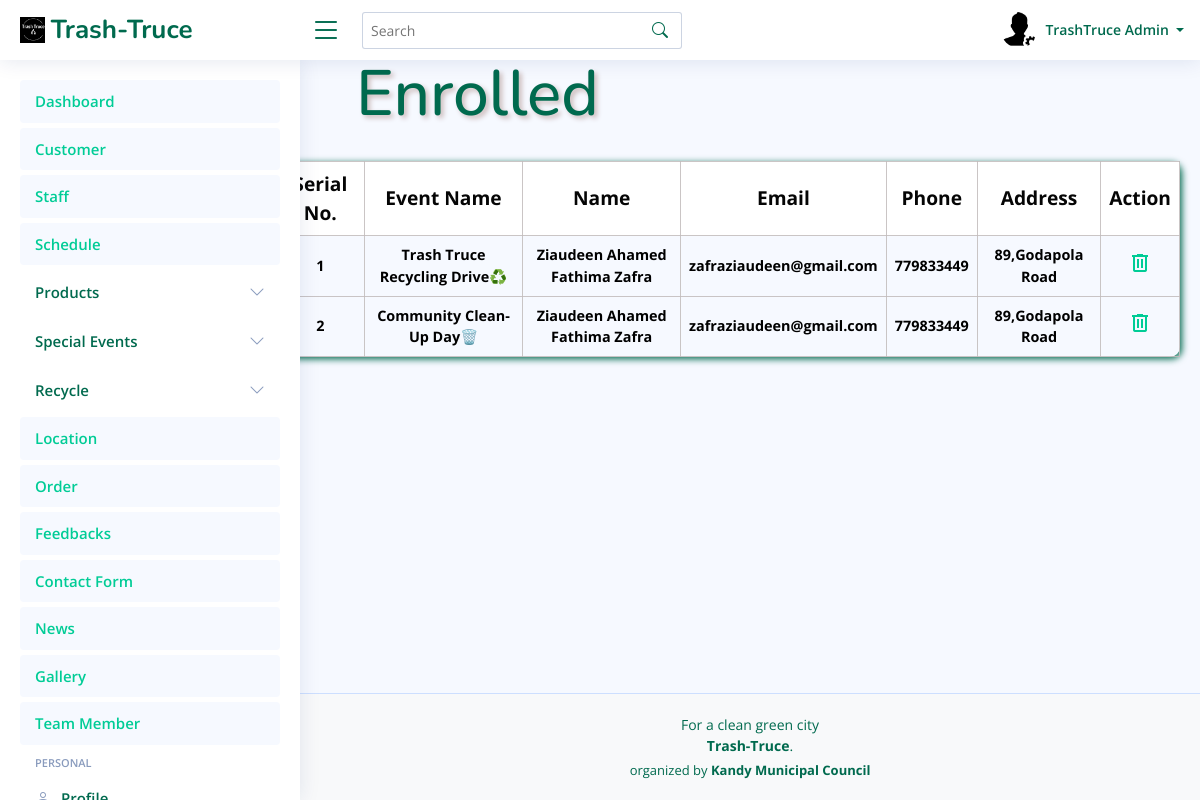
The page /admin_TrashTruce/Enrolled.php (signed in) on the database its author committed.
### tables this page shows
CREATE TABLE `enrollment` (
  `ID` int(11) NOT NULL,
  `e_id` int(11) DEFAULT NULL,
  `name` text NOT NULL,
  `email` text NOT NULL,
  `phone` text NOT NULL,
  `address` text NOT NULL
);

CREATE TABLE `events` (
  `ID` int(11) NOT NULL,
  `Name` text NOT NULL,
  `Image` text NOT NULL,
  `Description` text NOT NULL,
  `Location` text NOT NULL,
  `Date` text NOT NULL,
  `Time` text NOT NULL
);

### FO/admin.php (called while the page is built, shortened)
<?php
class admin
{
    public static function GetAdmin($ID)
    {
        try {
            $query = "SELECT `ID`, `Full_Name`, `Image`, `About`, `Job`, `Address`, `Phone`, `Email`, `password` FROM `admin` WHERE `ID` = :ID ";
            $conn = Conn::GetConnection();
            $st = $conn->prepare($query);
            $st->bindValue(":ID", $ID, PDO::PARAM_INT);
            $st->execute();
            $r = $st->fetch(PDO::FETCH_ASSOC);
            if ($r) {
                $admin = new admin();
                $admin->ID = $r['ID'];
                $admin->fullname = $r['Full_Name'];
                $admin->image = $r['Image'];
                $admin->about = $r['About'];
                $admin->job = $r['Job'];
                $admin->address = $r['Address'];
                $admin->phone = $r['Phone'];
                $admin->email = $r['Email'];
                $admin->password = $r['password'];
                return $admin;
            }
            return null;
        } catch (Exception $th) {
            throw $th;
        }
    }
}
?>

### FO/events.php (called while the page is built, shortened)
<?php
class events
{
public static function GetEnrolled()
{
    try {
        $query = "SELECT e.ID AS enrollment_id, e.e_id, e.name, e.email, e.phone, e.address, ev.Name AS event_name
                  FROM `enrollment` e
                  INNER JOIN `events` ev ON e.e_id = ev.ID";
        $conn = Conn::GetConnection();
        $result = $conn->query($query);
        $enrollments = array();
        foreach ($result->fetchAll() as $r) {
            $enrollment = new events();
            $enrollment->ID = $r['enrollment_id'];
            $enrollment->ee_id = $r["e_id"];
            $enrollment->ename = $r['name'];
            $enrollment->eemail = $r['email'];
            $enrollment->ephone = $r['phone'];
            $enrollment->eaddress = $r['address'];
            $enrollment->event_name = $r['event_name'];
            array_push($enrollments, $enrollment);
        }
        return $enrollments;
    } catch (Exception $th) {
        throw $th;
    }
}
}

### admin_TrashTruce/Enrolled.php (the view, shortened to what this page needs)
<?php
include('../FO/events.php');
$enrollments = events::GetEnrolled();
?>
<!DOCTYPE html>
<html lang="en">
<head>
    <link rel="stylesheet" href="assets/css/View.css">
</head>
<body>
    <div>
       <?php include "Header.php";
if (isset($_GET['search']) && !empty($_GET['search'])) {
    $search = $_GET['search'];
    $enrollments = events::SearchEnrollments($search);
} else {
    $enrollments = events::GetEnrolled();
} ?>
    </div>
    <div class="main">
        <div class="colorbar">
          <h1>Enrolled</h1>
        </div>
        <div class="intro">
            <table>
                <tr>
                    <th>Serial No.</th>
                    <th>Event Name</th>
                    <th>Name</th>
                    <th>Email</th>
                    <th>Phone</th>
                    <th>Address</th>
                    <th>Action</th>
                </tr>
                <?php if (count($enrollments) > 0): ?>
                <?php foreach ($enrollments as $index => $enrollment): ?>
                    <tr>
                        <td><?php echo $index + 1; ?></td>
                        <td><?php echo $enrollment->event_name; ?></td>
                        <td><?php echo $enrollment->ename; ?></td>
                        <td><?php echo $enrollment->eemail; ?></td>
                        <td><?php echo $enrollment->ephone; ?></td>
                        <td><?php echo $enrollment->eaddress; ?></td>
                        <td>
                            <a href="deleteEnrolled.php?id=<?php echo $enrollment->ID; ?>" onclick="return confirm('Are you sure you want to delete this Enrollment?');">
                                <span class="material-symbols-outlined">delete</span>
                            </a>
                        </td>
                    </tr>
                    <?php endforeach; ?>
                <?php else: ?>
                    <tr>
                        <td colspan="7">No Enrollment details found.</td>
                    </tr>
                <?php endif; ?>
            </table>
        </div>
    </div>
    <div>
    </div>
</body>
</html>

### admin_TrashTruce/Header.php (shortened to what this page needs)
<?php
include_once('../FO/admin.php');
?>
<!DOCTYPE html>
<html lang="en">
<head>
  <link href="assets/vendor/bootstrap/css/bootstrap.min.css" rel="stylesheet">
  <link href="assets/vendor/bootstrap-icons/bootstrap-icons.css" rel="stylesheet">
  <link href="assets/vendor/boxicons/css/boxicons.min.css" rel="stylesheet">
  <link href="assets/vendor/quill/quill.snow.css" rel="stylesheet">
  <link href="assets/vendor/quill/quill.bubble.css" rel="stylesheet">
  <link href="assets/vendor/remixicon/remixicon.css" rel="stylesheet">
  <link href="assets/vendor/simple-datatables/style.css" rel="stylesheet">
  <link href="assets/css/style.css" rel="stylesheet">
</head>
<body>
  <header id="header" class="header fixed-top d-flex align-items-center">
    <div class="d-flex align-items-center justify-content-between">
      <a href="index.html" class="logo d-flex align-items-center">
        <img src="assets/img/Untitled 1 (1).png" alt="">
        <span class="d-none d-lg-block">Trash-Truce</span>
      </a>
      <i class="bi bi-list toggle-sidebar-btn"></i>
    </div>
    <div class="search-bar">
      <form class="search-form d-flex align-items-center" method="GET" action="">
        <input type="text" name="search" placeholder="Search" value="<?php echo isset($_GET['search']) ? htmlspecialchars($_GET['search']) : ''; ?>" title="Enter search keyword">
        <button type="submit" title="Search"><i class="bi bi-search"></i></button>
      </form>
  </div>
    <nav class="header-nav ms-auto">
      <ul class="d-flex align-items-center">
        <li class="nav-item dropdown pe-3">
    <a class="nav-link nav-profile d-flex align-items-center pe-0" href="#" data-bs-toggle="dropdown">
        <?php
        $adminID = 1;
        $admin = admin::GetAdmin($adminID);
        if ($admin && !empty($admin->image)) {
            echo '<img src="' . $admin->image . '" alt="Profile" class="rounded-circle">';
        } else {
            echo '<img src="assets/img/default-profile-img.jpg" alt="Profile" class="rounded-circle">';
        }
        ?>
        <span class="d-none d-md-block dropdown-toggle ps-2">
            <?php
            if ($admin) {
                echo $admin->fullname;
            } else {
                echo "Admin Name";
            }
            ?>
        </span>
    </a>
        </li>
      </ul>
    </nav>
  </header>
  <aside id="sidebar" class="sidebar">
    <ul class="sidebar-nav" id="sidebar-nav">
      <li class="nav-item">
        <a class="nav-link " href="Dashboard.php">
          <span>Dashboard</span>
        </a>
      </li>
      <li class="nav-item">
        <a class="nav-link " href="Customer.php">
          <span>Customer</span>
        </a>
      </li>
      <li class="nav-item">
        <a class="nav-link " href="Staff.php">
          <span>Staff</span>
        </a>
      </li>
      <li class="nav-item">
        <a class="nav-link " href="Schedule.php">
          <span>Schedule</span>
        </a>
      </li>
      <li class="nav-item">
        <a class="nav-link collapsed" data-bs-target="#components-nav" data-bs-toggle="collapse" href="Products.php">
         <span>Products</span><i class="bi bi-chevron-down ms-auto"></i>
        </a>
      </li>
      <li class="nav-item">
        <a class="nav-link collapsed" data-bs-target="#components-nav" data-bs-toggle="collapse" href="#">
         <span>Special Events</span><i class="bi bi-chevron-down ms-auto"></i>
        </a>
      </li>
      <li class="nav-item">
        <a class="nav-link collapsed" data-bs-target="#components-nav" data-bs-toggle="collapse" href="#">
         <span>Recycle</span><i class="bi bi-chevron-down ms-auto"></i>
        </a>
      </li>
      <li class="nav-item">
        <a class="nav-link " href="Location.php">
          <span>Location</span>
        </a>
      </li>
      <li class="nav-item">
        <a class="nav-link " href="Order.php">
          <span>Order</span>
        </a>
      </li>
      <li class="nav-item">
        <a class="nav-link " href="Feedback.php">
          <span>Feedbacks</span>
        </a>
      </li>
      <li class="nav-item">
        <a class="nav-link " href="ContactUs.php">
          <span>Contact Form</span>
        </a>
      </li>
      <li class="nav-item">
        <a class="nav-link " href="News.php">
          <span>News</span>
        </a>
      </li>
      <li class="nav-item">
        <a class="nav-link " href="Gallery.php">
          <span>Gallery</span>
        </a>
      </li>
      <li class="nav-item">
        <a class="nav-link " href="Team.php">
          <span>Team Member</span>
        </a>
      </li>
      <li class="nav-heading">Personal</li>
      <li class="nav-item">
        <a class="nav-link collapsed" href="Profile.php">
          <i class="bi bi-person"></i>
          <span>Profile</span>
        </a>
      </li>
    </ul>
  </aside>
</body>
</html>

### admin_TrashTruce/assets/css/View.css (style rules this page uses)
body { font-family: "Open Sans", sans-serif; background: #f6f9ff; color: #444444; }
.main { padding: 0; }
.colorbar h1 { color: #006A4E; font-family: "Nunito", sans-serif; padding: 20px; text-shadow: 3px 3px 5px rgb(204, 188, 188); margin-left: 50px; font-size: 4em; margin-left: 28%; margin-top: 3%; }
.intro { margin-top: 0px; margin-left: 23%; margin-right: 20px; }
table { width: 100%; border-collapse: collapse; color: rgb(5, 5, 5); border-radius: 10px; box-shadow: 2px 2px 7px #006A4E; border-radius: 10px; }
table th { border: 1px solid #c2bcbcdd; border-radius: 2px; padding: 8px; text-align: center; font-size: 1.2em; }
table td { border: 1px solid #c2bcbcdd; border-radius: 2px; padding: 8px; text-align: center; color: black; font-size: 0.9em; font-weight: bold; }
table th { background-color:white }

### admin_TrashTruce/assets/css/style.css (style rules this page uses)
:root { scroll-behavior: smooth; }
body { font-family: "Open Sans", sans-serif; background:#f6f9ff; color: #444444; }
a { color: #00cc96; text-decoration: none; }
h1, h2, h3, h4, h5, h6 { font-family: "Nunito", sans-serif; }
.logo { line-height: 1; }
@media (min-width: 1200px) { .logo { width: 280px; } }
.logo img { max-height: 26px; margin-right: 6px; }
.logo span { font-size: 26px; font-weight: 700; color: #006A4E; font-family: "Nunito", sans-serif; }
.header { transition: all 0.5s; z-index: 997; height: 60px; box-shadow: 0px 2px 20px rgba(1, 41, 112, 0.1); background-color: #fff; padding-left: 20px; }
.header .toggle-sidebar-btn { font-size: 32px; padding-left: 10px; cursor: pointer; color: #006A4E; }
.header .search-bar { min-width: 360px; padding: 0 20px; }
.header .search-form { width: 100%; }
.header .search-form input { border: 0; font-size: 14px; color: #006A4E; border: 1px solid rgba(1, 41, 112, 0.2); padding: 7px 38px 7px 8px; border-radius: 3px; transition: 0.3s; width: 100%; }
.header .search-form button { border: 0; padding: 0; margin-left: -30px; background: none; }
.header .search-form button i { color: #006A4E; }
.header-nav ul { list-style: none; }
.header-nav>ul { margin: 0; padding: 0; }
.header-nav .nav-profile { color: #006A4E; }
.header-nav .nav-profile img { max-height: 36px; }
.header-nav .nav-profile span { font-size: 14px; font-weight: 600; }
.sidebar { position: fixed; top: 60px; left: 0; bottom: 0; width: 300px; z-index: 996; transition: all 0.3s; padding: 20px; overflow-y: auto; scrollbar-width: thin; scrollbar-color: #aab7cf transparent; box-shadow: 0px 0px 20px rgba(1, 41, 112, 0.1); background-color: #fff; }
@media (min-width: 1200px) { #main, #footer { margin-left: 300px; } }
.sidebar-nav { padding: 0; margin: 0; list-style: none; }
.sidebar-nav li { padding: 0; margin: 0; list-style: none; }
.sidebar-nav .nav-item { margin-bottom: 5px; }
.sidebar-nav .nav-heading { font-size: 11px; text-transform: uppercase; color: #899bbd; font-weight: 600; margin: 10px 0 5px 15px; }
.sidebar-nav .nav-link { display: flex; align-items: center; font-size: 15px; font-weight: 600; color: #00cc96; transition: 0.3; background: #f6f9ff; padding: 10px 15px; border-radius: 4px; }
.sidebar-nav .nav-link i { font-size: 16px; margin-right: 10px; color: #00cc96; }
.sidebar-nav .nav-link.collapsed { color: #006A4E; background: #fff; }
.sidebar-nav .nav-link.collapsed i { color: #899bbd; }
.sidebar-nav .nav-link .bi-chevron-down { margin-right: 0; transition: transform 0.2s ease-in-out; }
.footer { padding: 20px 0; font-size: 14px; transition: all 0.3s; border-top: 1px solid #cddfff; }
.footer .copyright { text-align: center; color: #006A4E; }
.footer .credits { padding-top: 5px; text-align: center; font-size: 13px; color: #006A4E; }
.logo img { max-width: 100%; height: auto; }

### rows shown on the page
enrollment: events.Name "Trash Truce Recycling Drive♻️", name "Ziaudeen Ahamed Fathima Zafra", email "zafraziaudeen@gmail.com", phone "779833449", address "89,Godapola Road"
enrollment: events.Name "Community Clean-Up Day🗑️", name "Ziaudeen Ahamed Fathima Zafra", email "zafraziaudeen@gmail.com", phone "779833449", address "89,Godapola Road"

### other values the page prints
$admin->fullname "TrashTruce Admin"
